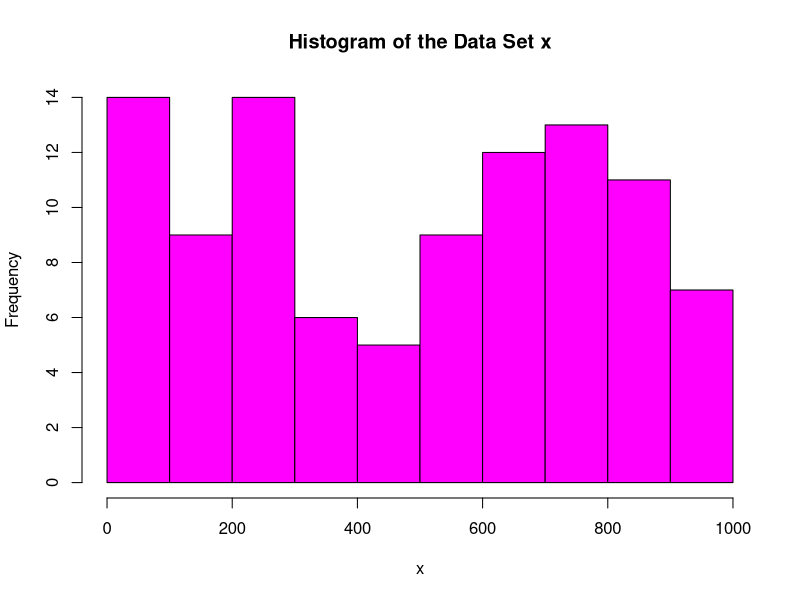
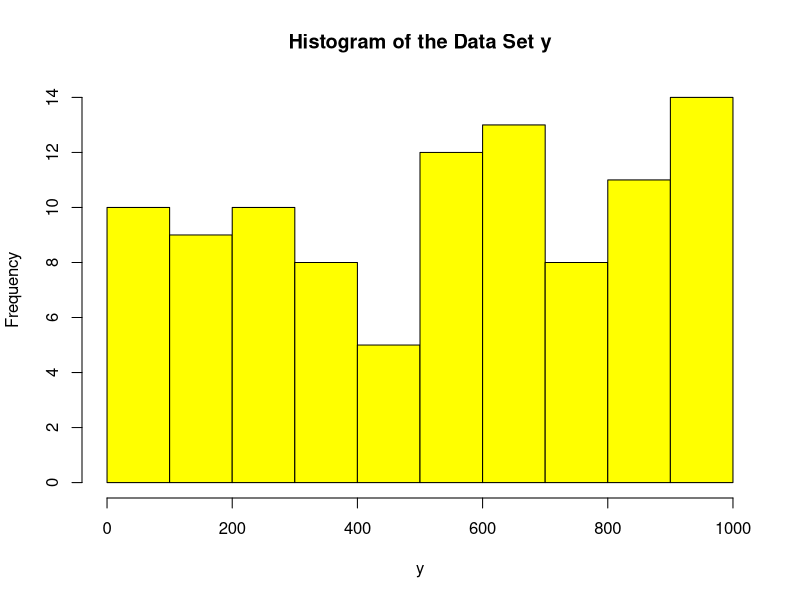

Source code (R) for these figures, in order:
## ---- chunk 1
knitr::opts_chunk$set(echo = TRUE, comment="")
library(rmarkdown, tinytex)
library(pracma)
library(markdown)
## ---- chunk 2
data <- c(1.2,-3.5,4.3,8.6,-5.1)
summary(data)
cat("The sample mean is",mean(data),"\n")
cat("The sample standard deviation is",sd(data),"\n")
cat("The interquartile range is",IQR(data),"\n")
## ---- chunk 3
data2 <- c(4.1, 4.3, 4.7, 3.4, 3.9, 5.6, 4.6, NA, 6.6, 5.1, 4.3, 49, NA, 4.4, 6.1)

# I really like this method of formatting. It looks so clean! 

cat("The sample mean is", mean(data2, na.rm = TRUE), "\n")
cat("The standard deviation of this sample is", sd(data2, na.rm = TRUE), "\n")
cat("The median of this sample is", median(data2, na.rm = TRUE), "\n")
cat("The interquartile range of this sample is", IQR(data2, na.rm = TRUE), "\n")
## ---- chunk 4
xdata <- read.csv("hw4_x.csv",sep="")
cat("The type of data is", typeof(xdata), "\n")

summary(xdata)
cat("The standard deviation of ydata is", sd(xdata$x, na.rm = TRUE), "\n")
cat("The interquartile rnage of ydata is", IQR(xdata$x, na.rm = TRUE), "\n")

## ---- chunk 5
hist(xdata$x,main="Histogram of the Data Set x",xlab="x",col="magenta")
## ---- chunk 6
ydata <- read.csv("hw4_y.csv",sep="")
cat("The type of data is", typeof(ydata), "\n")

summary(ydata)
cat("The standard deviation of ydata is", sd(ydata$y), "\n")
cat("The interquartile rnage of ydata is", IQR(ydata$y), "\n")

## ---- chunk 7
hist(ydata$y,main="Histogram of the Data Set y", xlab="y",col="yellow")
## ---- chunk 8
# Problem 5a. 

x <- c(1, 2, 5, 9, 11)
y <- c(2, 5, 1, 0, 23)

intersect(x, y)
## ---- chunk 9
# Problem 5b. 
union(x, y)
c(x, y)

# The difference is that while c(x, y) includes all of the data from both vectors, union removes the duplicates. So, there's only one instance of "2" inside of the union made vector for instance. 
## ---- chunk 10
# Problem 5c and 5d 
cat("The set difference of x and y is", setdiff(x, y), "\n"); cat("The set difference of y and x is", setdiff(y, x), "\n")
## ---- chunk 11
# Problem 5e.
# Symmetric difference in my understanding can be described as the union of the two above set difference calculations. So if I was to do this by hand it would look like c(9, 11, 0, 23).

diff_X_Y <- setdiff(x, y); diff_Y_X <- setdiff(y, x) 

cat("The symmetric difference is", union(diff_X_Y, diff_Y_X), "\n")
## ---- chunk 12
# Pr. 6a: Adding the vectors
cat("x plus y is", x + y, "\n")
## ---- chunk 13
# Pr. 6b: Subtracting the vectors
cat("4x minus 5y is", (4*x) - (5*y), "\n")
## ---- chunk 14
# Pr. 6c: Multiplying the vectors
cat("x multiplied by y is ", x * y, "\n")
## ---- chunk 15
# Pr. 6d: Dividing the vectors
cat("x divided by y is", x / y, "\n")
## ---- chunk 16
# Pr. 6e: Dot product of vectors
cat("The dot product of x and y is", dot(x,y), "\n")
## ---- chunk 17
# Pr. 6f: Magnitude of x
cat("The magnitude of x is", sqrt(dot(x, x)), "\n")
## ---- chunk 18
# Pr. 6g: Cumulative sum of x
cat("The cumulative sum of x is", cumsum(x), "\n")
## ---- chunk 19
# Pr. 6h: Cumulative product of x
cat("The cumulative product of x is", cumprod(x), "\n")
## ---- chunk 20
# Pr. 7a
xint <- unlist(xdata); yint <- unlist(ydata)
## ---- chunk 21
# Pr. 7b: Intersection of xint and yint
intersect(xint, yint)
## ---- chunk 22
# Pr. 7c: Set difference of xint and yint
setdiff(xint, yint)
## ---- chunk 23
# Pr. 7d: Set difference of yint and xint
setdiff(yint, xint)
## ---- chunk 24
# Pr. 7e: Finding specific integers in xint or yint.
problem_7e <- c(42, 373, 678)
problem_7e %in% xint
problem_7e %in% yint
## ---- chunk 25
# Pr. 8a
i_a <- 1:200
sum(i_a^2)

n <- 200
n * (n + 1) * ((2 * n) + 1) / 6
## ---- chunk 26
# Pr. 8b
i_b <- 10:100
sum(i_b^3 + (4 * i_b^2))
## ---- chunk 27
# Pr. 8c
i_c <- 1:15
sum((2^{i_c} / i_c) + (3^{i_c} / i_c^2))
## ---- chunk 28
# Pr. 8d
i_d <- 0:15
sum(2^{i_d} / factorial(i_d))

# To check that this actually converges with e^2 we can just do this.
cat("This is eulers number squared", exp(2), "\n")

## ---- chunk 29
# Pr. 8e
i_e <- 1:10^6
4 * sum(((-1)^{i_e + 1}) / ((2 * i_e) - 1))

# Checking the value of pi. This is mostly a formality. 
cat("The value of pi is", pi, "\n")
## ---- chunk 30
# Pr. 8f 
# We can actually just use i_e again. 

sum(1 / (i_e^2))

# Checking our answers.
cat("pi squared divided by six is", (pi^2) / 6, "\n")
## ---- chunk 31
# Pr. 8g

sum(((-1)^{i_e + 1}) * (1 / i_e))

# Checking our answers.
cat("ln(2) is", log(2), "\n")
## ---- chunk 32
# Pr. 8h
# First let's set our various values of n.
n_5 <- 1:10^5
n_6 <- 1:10^6
n_7 <- 1:10^7
n_8 <- 1:10^8
n_9 <- 1:10^9

# Time to hopefully not kill my computer.
sum(1 / n_5)
sum(1 / n_6)
sum(1 / n_7)
sum(1 / n_8)
# sum(1 / n_9) gave the error: cannot allocate vector of size 7.5 Gb. 
## ---- chunk 33
# First we need to define our n and our numerator and denominator.
i_9 <- 1:50
num <- cumprod((2 * i_9) - 1)
den <- cumprod((3 * i_9) - 2)

# All we do now is plug and chug. 

sum(num / den)
